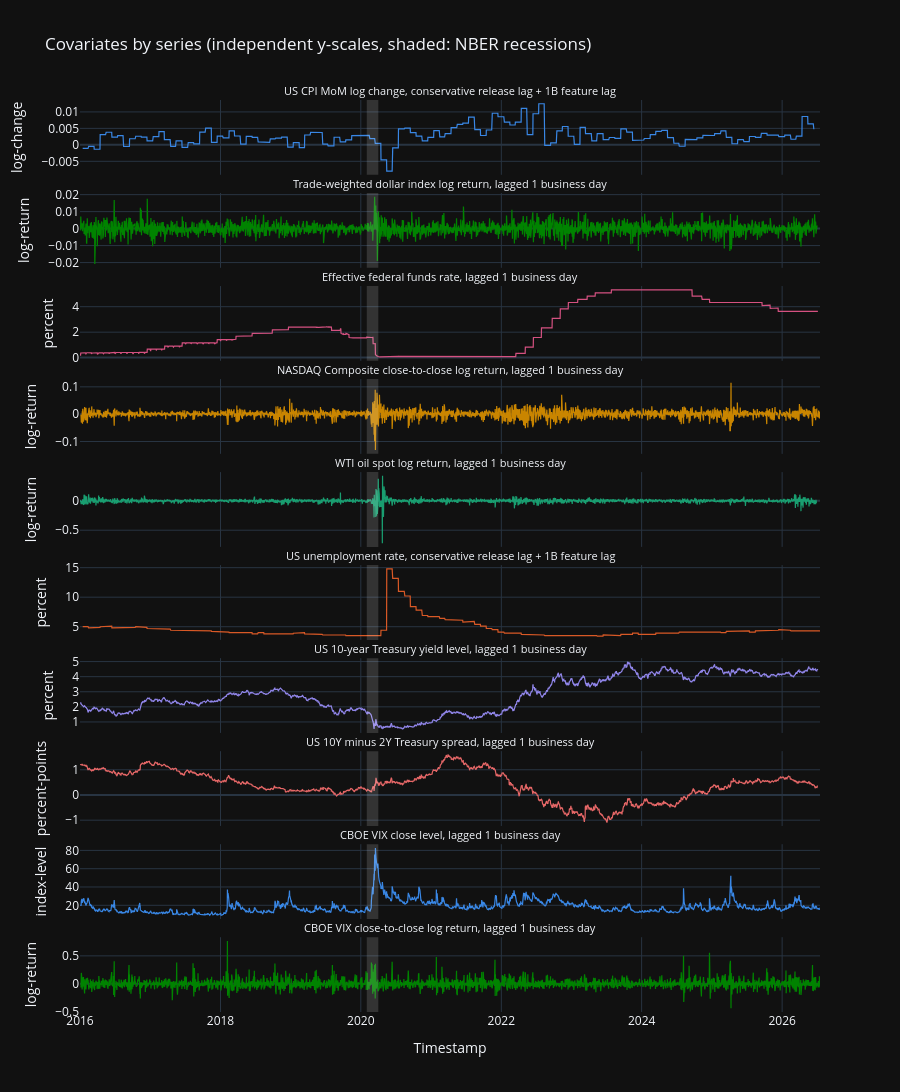

Notebook cell for this chart:
### Markdown cell above
## 5. Plot the covariate time series

Code generated by Claude Sonnet 5.

### Code cell
covariate_ids = covariate_svc.series_ids
covariate_plot_start = "2016-01-01"

# Fixed categorical order (validated for CVD-safety), cycled since there are
# more covariates than hues in the base palette.
covariate_palette = [
    "#3987e5",  # blue
    "#008300",  # green
    "#d55181",  # magenta
    "#c98500",  # yellow
    "#199e70",  # aqua
    "#d95926",  # orange
    "#9085e9",  # violet
    "#e66767",  # red
]

# Each covariate lives on its own scale (percent, log-return, index level, ...),
# so — as with the BAA10Y horizons above — every series gets its own row and
# y-axis rather than being forced onto one shared scale.
fig = make_subplots(
    rows=len(covariate_ids),
    cols=1,
    shared_xaxes=True,
    vertical_spacing=0.02,
    subplot_titles=[covariate_svc.get_metadata(sid).description for sid in covariate_ids],
)

covariate_ends = []
for row, series_id in enumerate(covariate_ids, start=1):
    meta = covariate_svc.get_metadata(series_id)
    s = covariate_svc.get_series(series_id, as_of=as_of).sort_values("timestamp")
    # Some covariates (fed funds, 10Y yield, ...) have decades of history that
    # predate the others, so clip everyone to the same start for a fair view.
    s = s[s["timestamp"] >= covariate_plot_start]
    if len(s) > 0:
        covariate_ends.append(s["timestamp"].max())
    fig.add_trace(
        go.Scatter(
            x=s["timestamp"],
            y=s["value"],
            mode="lines",
            name=series_id,
            line=dict(color=covariate_palette[(row - 1) % len(covariate_palette)], width=1.2),
            showlegend=False,
        ),
        row=row,
        col=1,
    )
    fig.update_yaxes(title_text=meta.units, row=row, col=1)

for start, end in recession_periods:
    fig.add_vrect(
        x0=start,
        x1=end,
        fillcolor="#ffffff",
        opacity=0.14,
        line_width=0,
        row="all",
        col=1,
    )

# Shared x-axes are linked via `matches` to this bottom axis, so the range
# only needs to (and, in plotly, only *can*) be set here — setting it with
# row="all" is a silent no-op on matched axes.
covariate_plot_end = max(covariate_ends)
fig.update_xaxes(title_text="Timestamp", row=len(covariate_ids), col=1)
fig.update_xaxes(range=[covariate_plot_start, covariate_plot_end], row=len(covariate_ids), col=1)
fig.update_annotations(font_size=11)
fig.update_layout(
    title="Covariates by series (independent y-scales, shaded: NBER recessions)",
    template="plotly_dark",
    height=220 * len(covariate_ids),
)
fig.show()

### Figure 1 — Plotly figure (JSON) as saved in the notebook; plotly's stock layout.template omitted (floating-point values rounded to 4 significant figures; data arrays with more than 128 entries replaced by an {"elided": "..."} marker saying what was removed)
{"data": [{"line": {"color": "#3987e5", "width": 1.2}, "mode": "lines", "name": "cpi_mom_logdiff_l1b", "showlegend": false, "type": "scatter", "x": {"elided": "2717 str values"}, "xaxis": "x", "y": {"elided": "2717 float values"}, "yaxis": "y"}, {"line": {"color": "#008300", "width": 1.2}, "mode": "lines", "name": "dollar_index_log_ret_1b_l1b", "showlegend": false, "type": "scatter", "x": {"elided": "2740 str values"}, "xaxis": "x2", "y": {"elided": "2740 float values"}, "yaxis": "y2"}, {"line": {"color": "#d55181", "width": 1.2}, "mode": "lines", "name": "fed_funds_level_l1b", "showlegend": false, "type": "scatter", "x": {"elided": "2742 str values"}, "xaxis": "x3", "y": {"elided": "2742 float values"}, "yaxis": "y3"}, {"line": {"color": "#c98500", "width": 1.2}, "mode": "lines", "name": "nasdaq_log_ret_1b_l1b", "showlegend": false, "type": "scatter", "x": {"elided": "2647 str values"}, "xaxis": "x4", "y": {"elided": "2647 float values"}, "yaxis": "y4"}, {"line": {"color": "#199e70", "width": 1.2}, "mode": "lines", "name": "oil_log_ret_1b_l1b", "showlegend": false, "type": "scatter", "x": {"elided": "2737 str values"}, "xaxis": "x5", "y": {"elided": "2737 float values"}, "yaxis": "y5"}, {"line": {"color": "#d95926", "width": 1.2}, "mode": "lines", "name": "unemployment_rate_l1b", "showlegend": false, "type": "scatter", "x": {"elided": "2739 str values"}, "xaxis": "x6", "y": {"elided": "2739 float values"}, "yaxis": "y6"}, {"line": {"color": "#9085e9", "width": 1.2}, "mode": "lines", "name": "ust10y_level_l1b", "showlegend": false, "type": "scatter", "x": {"elided": "2742 str values"}, "xaxis": "x7", "y": {"elided": "2742 float values"}, "yaxis": "y7"}, {"line": {"color": "#e66767", "width": 1.2}, "mode": "lines", "name": "ust2y10y_spread_l1b", "showlegend": false, "type": "scatter", "x": {"elided": "2742 str values"}, "xaxis": "x8", "y": {"elided": "2742 float values"}, "yaxis": "y8"}, {"line": {"color": "#3987e5", "width": 1.2}, "mode": "lines", "name": "vix_level_l1b", "showlegend": false, "type": "scatter", "x": {"elided": "2647 str values"}, "xaxis": "x9", "y": {"elided": "2647 float values"}, "yaxis": "y9"}, {"line": {"color": "#008300", "width": 1.2}, "mode": "lines", "name": "vix_log_ret_1b_l1b", "showlegend": false, "type": "scatter", "x": {"elided": "2646 str values"}, "xaxis": "x10", "y": {"elided": "2646 float values"}, "yaxis": "y10"}], "layout": {"annotations": [{"font": {"size": 11}, "showarrow": false, "text": "US CPI MoM log change, conservative release lag + 1B feature lag", "x": 0.5, "xanchor": "center", "xref": "paper", "y": 1.0, "yanchor": "bottom", "yref": "paper"}, {"font": {"size": 11}, "showarrow": false, "text": "Trade-weighted dollar index log return, lagged 1 business day", "x": 0.5, "xanchor": "center", "xref": "paper", "y": 0.898, "yanchor": "bottom", "yref": "paper"}, {"font": {"size": 11}, "showarrow": false, "text": "Effective federal funds rate, lagged 1 business day", "x": 0.5, "xanchor": "center", "xref": "paper", "y": 0.796, "yanchor": "bottom", "yref": "paper"}, {"font": {"size": 11}, "showarrow": false, "text": "NASDAQ Composite close-to-close log return, lagged 1 business day", "x": 0.5, "xanchor": "center", "xref": "paper", "y": 0.694, "yanchor": "bottom", "yref": "paper"}, {"font": {"size": 11}, "showarrow": false, "text": "WTI oil spot log return, lagged 1 business day", "x": 0.5, "xanchor": "center", "xref": "paper", "y": 0.592, "yanchor": "bottom", "yref": "paper"}, {"font": {"size": 11}, "showarrow": false, "text": "US unemployment rate, conservative release lag + 1B feature lag", "x": 0.5, "xanchor": "center", "xref": "paper", "y": 0.49, "yanchor": "bottom", "yref": "paper"}, {"font": {"size": 11}, "showarrow": false, "text": "US 10-year Treasury yield level, lagged 1 business day", "x": 0.5, "xanchor": "center", "xref": "paper", "y": 0.388, "yanchor": "bottom", "yref": "paper"}, {"font": {"size": 11}, "showarrow": false, "text": "US 10Y minus 2Y Treasury spread, lagged 1 business day", "x": 0.5, "xanchor": "center", "xref": "paper", "y": 0.286, "yanchor": "bottom", "yref": "paper"}, {"font": {"size": 11}, "showarrow": false, "text": "CBOE VIX close level, lagged 1 business day", "x": 0.5, "xanchor": "center", "xref": "paper", "y": 0.184, "yanchor": "bottom", "yref": "paper"}, {"font": {"size": 11}, "showarrow": false, "text": "CBOE VIX close-to-close log return, lagged 1 business day", "x": 0.5, "xanchor": "center", "xref": "paper", "y": 0.082, "yanchor": "bottom", "yref": "paper"}], "height": 2200, "shapes": [{"fillcolor": "#ffffff", "line": {"width": 0}, "opacity": 0.14, "type": "rect", "x0": "2001-03-01", "x1": "2001-11-01", "xref": "x", "y0": 0, "y1": 1, "yref": "y domain"}, {"fillcolor": "#ffffff", "line": {"width": 0}, "opacity": 0.14, "type": "rect", "x0": "2001-03-01", "x1": "2001-11-01", "xref": "x2", "y0": 0, "y1": 1, "yref": "y2 domain"}, {"fillcolor": "#ffffff", "line": {"width": 0}, "opacity": 0.14, "type": "rect", "x0": "2001-03-01", "x1": "2001-11-01", "xref": "x3", "y0": 0, "y1": 1, "yref": "y3 domain"}, {"fillcolor": "#ffffff", "line": {"width": 0}, "opacity": 0.14, "type": "rect", "x0": "2001-03-01", "x1": "2001-11-01", "xref": "x4", "y0": 0, "y1": 1, "yref": "y4 domain"}, {"fillcolor": "#ffffff", "line": {"width": 0}, "opacity": 0.14, "type": "rect", "x0": "2001-03-01", "x1": "2001-11-01", "xref": "x5", "y0": 0, "y1": 1, "yref": "y5 domain"}, {"fillcolor": "#ffffff", "line": {"width": 0}, "opacity": 0.14, "type": "rect", "x0": "2001-03-01", "x1": "2001-11-01", "xref": "x6", "y0": 0, "y1": 1, "yref": "y6 domain"}, {"fillcolor": "#ffffff", "line": {"width": 0}, "opacity": 0.14, "type": "rect", "x0": "2001-03-01", "x1": "2001-11-01", "xref": "x7", "y0": 0, "y1": 1, "yref": "y7 domain"}, {"fillcolor": "#ffffff", "line": {"width": 0}, "opacity": 0.14, "type": "rect", "x0": "2001-03-01", "x1": "2001-11-01", "xref": "x8", "y0": 0, "y1": 1, "yref": "y8 domain"}, {"fillcolor": "#ffffff", "line": {"width": 0}, "opacity": 0.14, "type": "rect", "x0": "2001-03-01", "x1": "2001-11-01", "xref": "x9", "y0": 0, "y1": 1, "yref": "y9 domain"}, {"fillcolor": "#ffffff", "line": {"width": 0}, "opacity": 0.14, "type": "rect", "x0": "2001-03-01", "x1": "2001-11-01", "xref": "x10", "y0": 0, "y1": 1, "yref": "y10 domain"}, {"fillcolor": "#ffffff", "line": {"width": 0}, "opacity": 0.14, "type": "rect", "x0": "2007-12-01", "x1": "2009-06-01", "xref": "x", "y0": 0, "y1": 1, "yref": "y domain"}, {"fillcolor": "#ffffff", "line": {"width": 0}, "opacity": 0.14, "type": "rect", "x0": "2007-12-01", "x1": "2009-06-01", "xref": "x2", "y0": 0, "y1": 1, "yref": "y2 domain"}, {"fillcolor": "#ffffff", "line": {"width": 0}, "opacity": 0.14, "type": "rect", "x0": "2007-12-01", "x1": "2009-06-01", "xref": "x3", "y0": 0, "y1": 1, "yref": "y3 domain"}, {"fillcolor": "#ffffff", "line": {"width": 0}, "opacity": 0.14, "type": "rect", "x0": "2007-12-01", "x1": "2009-06-01", "xref": "x4", "y0": 0, "y1": 1, "yref": "y4 domain"}, {"fillcolor": "#ffffff", "line": {"width": 0}, "opacity": 0.14, "type": "rect", "x0": "2007-12-01", "x1": "2009-06-01", "xref": "x5", "y0": 0, "y1": 1, "yref": "y5 domain"}, {"fillcolor": "#ffffff", "line": {"width": 0}, "opacity": 0.14, "type": "rect", "x0": "2007-12-01", "x1": "2009-06-01", "xref": "x6", "y0": 0, "y1": 1, "yref": "y6 domain"}, {"fillcolor": "#ffffff", "line": {"width": 0}, "opacity": 0.14, "type": "rect", "x0": "2007-12-01", "x1": "2009-06-01", "xref": "x7", "y0": 0, "y1": 1, "yref": "y7 domain"}, {"fillcolor": "#ffffff", "line": {"width": 0}, "opacity": 0.14, "type": "rect", "x0": "2007-12-01", "x1": "2009-06-01", "xref": "x8", "y0": 0, "y1": 1, "yref": "y8 domain"}, {"fillcolor": "#ffffff", "line": {"width": 0}, "opacity": 0.14, "type": "rect", "x0": "2007-12-01", "x1": "2009-06-01", "xref": "x9", "y0": 0, "y1": 1, "yref": "y9 domain"}, {"fillcolor": "#ffffff", "line": {"width": 0}, "opacity": 0.14, "type": "rect", "x0": "2007-12-01", "x1": "2009-06-01", "xref": "x10", "y0": 0, "y1": 1, "yref": "y10 domain"}, {"fillcolor": "#ffffff", "line": {"width": 0}, "opacity": 0.14, "type": "rect", "x0": "2020-02-01", "x1": "2020-04-01", "xref": "x", "y0": 0, "y1": 1, "yref": "y domain"}, {"fillcolor": "#ffffff", "line": {"width": 0}, "opacity": 0.14, "type": "rect", "x0": "2020-02-01", "x1": "2020-04-01", "xref": "x2", "y0": 0, "y1": 1, "yref": "y2 domain"}, {"fillcolor": "#ffffff", "line": {"width": 0}, "opacity": 0.14, "type": "rect", "x0": "2020-02-01", "x1": "2020-04-01", "xref": "x3", "y0": 0, "y1": 1, "yref": "y3 domain"}, {"fillcolor": "#ffffff", "line": {"width": 0}, "opacity": 0.14, "type": "rect", "x0": "2020-02-01", "x1": "2020-04-01", "xref": "x4", "y0": 0, "y1": 1, "yref": "y4 domain"}, {"fillcolor": "#ffffff", "line": {"width": 0}, "opacity": 0.14, "type": "rect", "x0": "2020-02-01", "x1": "2020-04-01", "xref": "x5", "y0": 0, "y1": 1, "yref": "y5 domain"}, {"fillcolor": "#ffffff", "line": {"width": 0}, "opacity": 0.14, "type": "rect", "x0": "2020-02-01", "x1": "2020-04-01", "xref": "x6", "y0": 0, "y1": 1, "yref": "y6 domain"}, {"fillcolor": "#ffffff", "line": {"width": 0}, "opacity": 0.14, "type": "rect", "x0": "2020-02-01", "x1": "2020-04-01", "xref": "x7", "y0": 0, "y1": 1, "yref": "y7 domain"}, {"fillcolor": "#ffffff", "line": {"width": 0}, "opacity": 0.14, "type": "rect", "x0": "2020-02-01", "x1": "2020-04-01", "xref": "x8", "y0": 0, "y1": 1, "yref": "y8 domain"}, {"fillcolor": "#ffffff", "line": {"width": 0}, "opacity": 0.14, "type": "rect", "x0": "2020-02-01", "x1": "2020-04-01", "xref": "x9", "y0": 0, "y1": 1, "yref": "y9 domain"}, {"fillcolor": "#ffffff", "line": {"width": 0}, "opacity": 0.14, "type": "rect", "x0": "2020-02-01", "x1": "2020-04-01", "xref": "x10", "y0": 0, "y1": 1, "yref": "y10 domain"}], "title": {"text": "Covariates by series (independent y-scales, shaded: NBER recessions)"}, "xaxis": {"anchor": "y", "domain": [0, 1], "matches": "x10", "showticklabels": false}, "xaxis10": {"anchor": "y10", "domain": [0, 1], "range": ["2016-01-01", "2026-07-17T00:00:00"], "title": {"text": "Timestamp"}}, "xaxis2": {"anchor": "y2", "domain": [0, 1], "matches": "x10", "showticklabels": false}, "xaxis3": {"anchor": "y3", "domain": [0, 1], "matches": "x10", "showticklabels": false}, "xaxis4": {"anchor": "y4", "domain": [0, 1], "matches": "x10", "showticklabels": false}, "xaxis5": {"anchor": "y5", "domain": [0, 1], "matches": "x10", "showticklabels": false}, "xaxis6": {"anchor": "y6", "domain": [0, 1], "matches": "x10", "showticklabels": false}, "xaxis7": {"anchor": "y7", "domain": [0, 1], "matches": "x10", "showticklabels": false}, "xaxis8": {"anchor": "y8", "domain": [0, 1], "matches": "x10", "showticklabels": false}, "xaxis9": {"anchor": "y9", "domain": [0, 1], "matches": "x10", "showticklabels": false}, "yaxis": {"anchor": "x", "domain": [0.918, 1.0], "title": {"text": "log-change"}}, "yaxis10": {"anchor": "x10", "domain": [0, 0.082], "title": {"text": "log-return"}}, "yaxis2": {"anchor": "x2", "domain": [0.816, 0.898], "title": {"text": "log-return"}}, "yaxis3": {"anchor": "x3", "domain": [0.714, 0.796], "title": {"text": "percent"}}, "yaxis4": {"anchor": "x4", "domain": [0.612, 0.694], "title": {"text": "log-return"}}, "yaxis5": {"anchor": "x5", "domain": [0.51, 0.592], "title": {"text": "log-return"}}, "yaxis6": {"anchor": "x6", "domain": [0.408, 0.49], "title": {"text": "percent"}}, "yaxis7": {"anchor": "x7", "domain": [0.306, 0.388], "title": {"text": "percent"}}, "yaxis8": {"anchor": "x8", "domain": [0.204, 0.286], "title": {"text": "percent-points"}}, "yaxis9": {"anchor": "x9", "domain": [0.102, 0.184], "title": {"text": "index-level"}}}}
